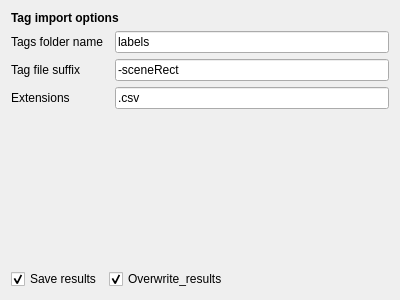
<?xml version="1.0" encoding="UTF-8"?>
<ui version="4.0">
 <class>ImportTagsOptions</class>
 <widget class="QWidget" name="ImportTagsOptions">
  <property name="geometry">
   <rect>
    <x>0</x>
    <y>0</y>
    <width>400</width>
    <height>300</height>
   </rect>
  </property>
  <property name="windowTitle">
   <string>Form</string>
  </property>
  <layout class="QGridLayout" name="gridLayout">
   <item row="0" column="0" colspan="3">
    <widget class="QLabel" name="label_4">
     <property name="font">
      <font>
       <weight>75</weight>
       <bold>true</bold>
      </font>
     </property>
     <property name="text">
      <string>Tag import options</string>
     </property>
    </widget>
   </item>
   <item row="3" column="0">
    <widget class="QLabel" name="label_3">
     <property name="text">
      <string>Extensions</string>
     </property>
    </widget>
   </item>
   <item row="2" column="0">
    <widget class="QLabel" name="label_2">
     <property name="text">
      <string>Tag file suffix</string>
     </property>
    </widget>
   </item>
   <item row="3" column="2">
    <widget class="QLineEdit" name="input_extensions">
     <property name="toolTip">
      <string>&lt;html&gt;&lt;head/&gt;&lt;body&gt;&lt;p&gt;List all valid extensions, separated with a semi-colon (&lt;span style=&quot; font-weight:600;&quot;&gt;;&lt;/span&gt;).&lt;span style=&quot; font-weight:600;&quot;&gt; Note:&lt;/span&gt;The trailing dot (&lt;span style=&quot; font-weight:600;&quot;&gt;.&lt;/span&gt;) must be included. Different case of a similar extension should also be included. Ex: .csv;.CSV&lt;/p&gt;&lt;/body&gt;&lt;/html&gt;</string>
     </property>
     <property name="text">
      <string>.csv</string>
     </property>
    </widget>
   </item>
   <item row="1" column="0">
    <widget class="QLabel" name="label">
     <property name="text">
      <string>Tags folder name</string>
     </property>
    </widget>
   </item>
   <item row="1" column="2">
    <widget class="QLineEdit" name="input_tag_folder">
     <property name="text">
      <string>labels</string>
     </property>
    </widget>
   </item>
   <item row="5" column="0">
    <widget class="QCheckBox" name="checkbox_save">
     <property name="text">
      <string>Save results</string>
     </property>
     <property name="checked">
      <bool>true</bool>
     </property>
    </widget>
   </item>
   <item row="4" column="0" colspan="3">
    <spacer name="verticalSpacer">
     <property name="orientation">
      <enum>Qt::Vertical</enum>
     </property>
     <property name="sizeHint" stdset="0">
      <size>
       <width>20</width>
       <height>40</height>
      </size>
     </property>
    </spacer>
   </item>
   <item row="2" column="2">
    <widget class="QLineEdit" name="input_suffix">
     <property name="text">
      <string>-sceneRect</string>
     </property>
    </widget>
   </item>
   <item row="5" column="1" colspan="2">
    <widget class="QCheckBox" name="checkbox_overwrite">
     <property name="text">
      <string>Overwrite_results</string>
     </property>
     <property name="checked">
      <bool>true</bool>
     </property>
    </widget>
   </item>
  </layout>
 </widget>
 <resources/>
 <connections/>
</ui>
